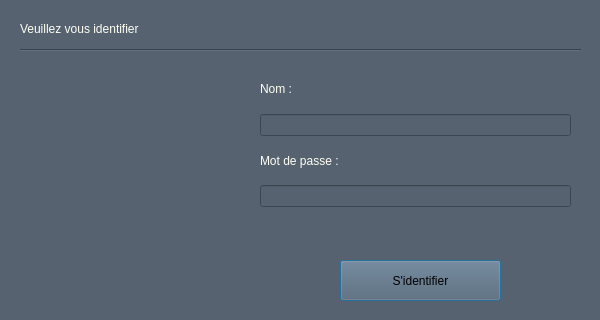
<?xml version="1.0" encoding="UTF-8"?>
<ui version="4.0">
 <class>loginPage</class>
 <widget class="QDialog" name="loginPage">
  <property name="geometry">
   <rect>
    <x>0</x>
    <y>0</y>
    <width>600</width>
    <height>320</height>
   </rect>
  </property>
  <property name="minimumSize">
   <size>
    <width>600</width>
    <height>320</height>
   </size>
  </property>
  <property name="maximumSize">
   <size>
    <width>600</width>
    <height>320</height>
   </size>
  </property>
  <property name="windowTitle">
   <string>loginPage</string>
  </property>
  <property name="styleSheet">
   <string notr="true">background-color: rgb(86, 98, 112);</string>
  </property>
  <widget class="QWidget" name="verticalLayoutWidget">
   <property name="geometry">
    <rect>
     <x>260</x>
     <y>70</y>
     <width>311</width>
     <height>181</height>
    </rect>
   </property>
   <layout class="QVBoxLayout" name="verticalLayout">
    <item>
     <widget class="QLabel" name="nomLabel">
      <property name="styleSheet">
       <string notr="true">color: rgb(255, 255, 243);</string>
      </property>
      <property name="text">
       <string>Nom :</string>
      </property>
     </widget>
    </item>
    <item>
     <widget class="QLineEdit" name="nomEdit"/>
    </item>
    <item>
     <widget class="QLabel" name="passwordLabel">
      <property name="styleSheet">
       <string notr="true">color: rgb(255, 255, 243);</string>
      </property>
      <property name="text">
       <string>Mot de passe :</string>
      </property>
     </widget>
    </item>
    <item>
     <widget class="QLineEdit" name="passwdEdit"/>
    </item>
    <item>
     <widget class="QLabel" name="message">
      <property name="text">
       <string/>
      </property>
     </widget>
    </item>
   </layout>
  </widget>
  <widget class="QLabel" name="labelIcon">
   <property name="geometry">
    <rect>
     <x>30</x>
     <y>90</y>
     <width>211</width>
     <height>151</height>
    </rect>
   </property>
   <property name="text">
    <string/>
   </property>
  </widget>
  <widget class="QLabel" name="label">
   <property name="geometry">
    <rect>
     <x>20</x>
     <y>20</y>
     <width>181</width>
     <height>18</height>
    </rect>
   </property>
   <property name="styleSheet">
    <string notr="true">color: rgb(255, 255, 243);</string>
   </property>
   <property name="text">
    <string>Veuillez vous identifier</string>
   </property>
  </widget>
  <widget class="Line" name="line">
   <property name="geometry">
    <rect>
     <x>20</x>
     <y>40</y>
     <width>561</width>
     <height>20</height>
    </rect>
   </property>
   <property name="orientation">
    <enum>Qt::Horizontal</enum>
   </property>
  </widget>
  <widget class="QPushButton" name="loginBtn">
   <property name="geometry">
    <rect>
     <x>340</x>
     <y>260</y>
     <width>161</width>
     <height>41</height>
    </rect>
   </property>
   <property name="styleSheet">
    <string notr="true"/>
   </property>
   <property name="text">
    <string>S'identifier</string>
   </property>
  </widget>
 </widget>
 <resources/>
 <connections/>
</ui>
